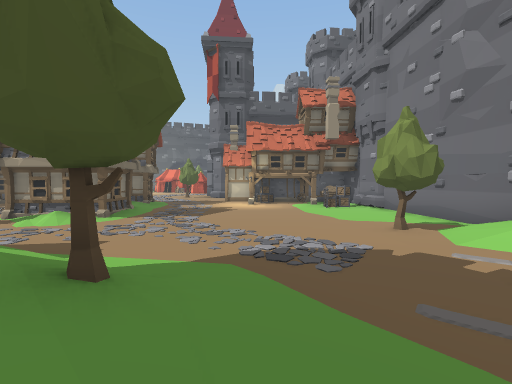
View 1 (above)

24 first-person views from a walk through a Unity game level. The camera is 1.3 m above the floor, tilts 2° down and sees 85° across. The floor is counted in squares, 2 m on a side. Each view is taken from the middle of a square. On the plan, view 1 faces up. The plan holds only what a view shows up to about 9 squares ahead; the rest is blank. The place goes on beyond the plan. The player character is not drawn. Some surface patterns are stand-ins.

View 2
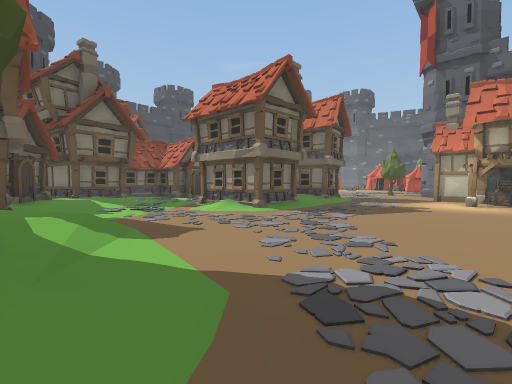

View 3
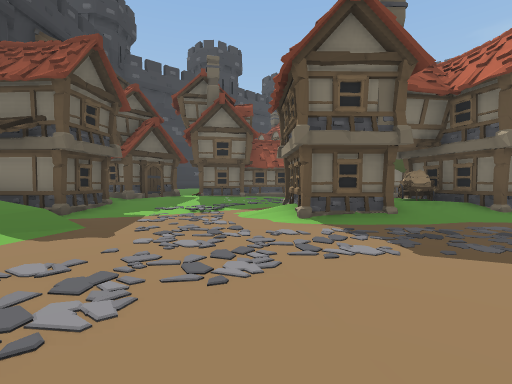

View 4
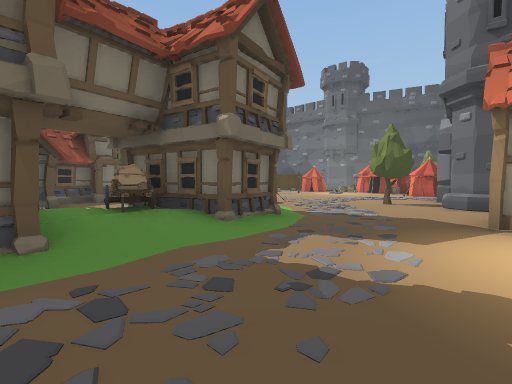

View 5
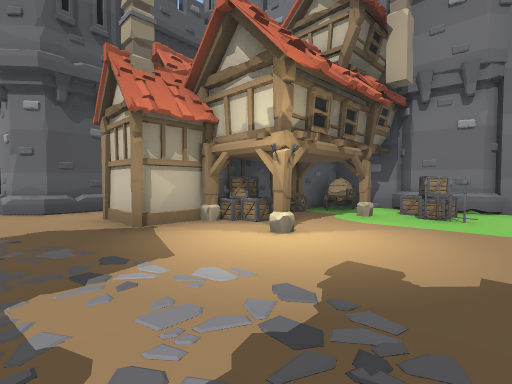

View 6
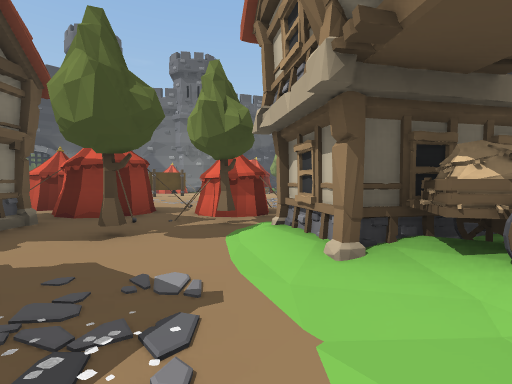

View 7
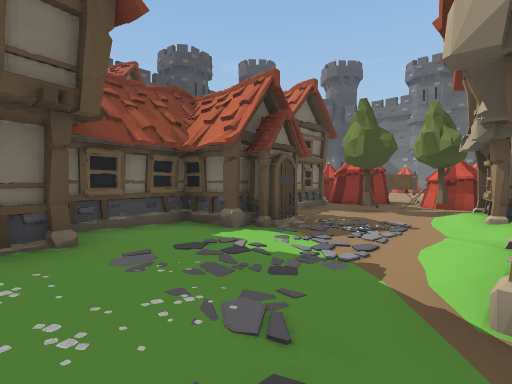

View 8
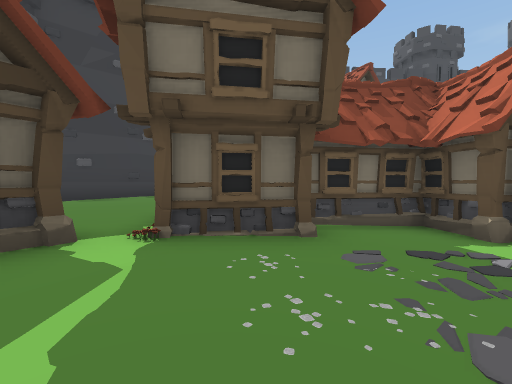

View 9
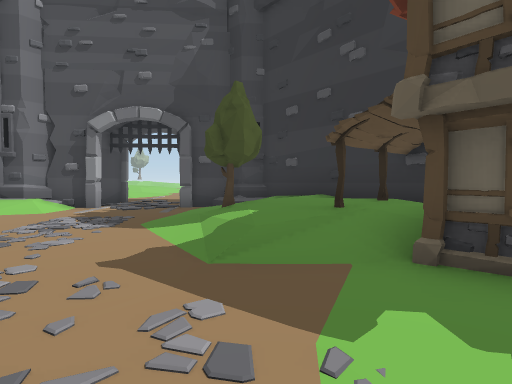

View 10
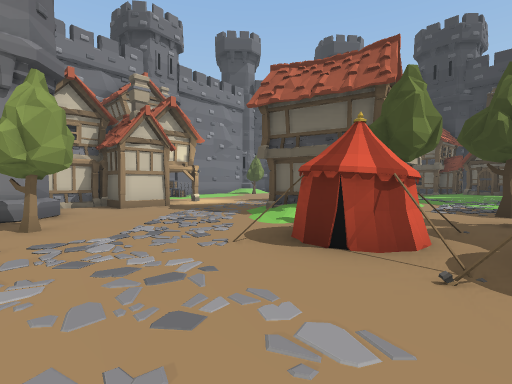

View 11
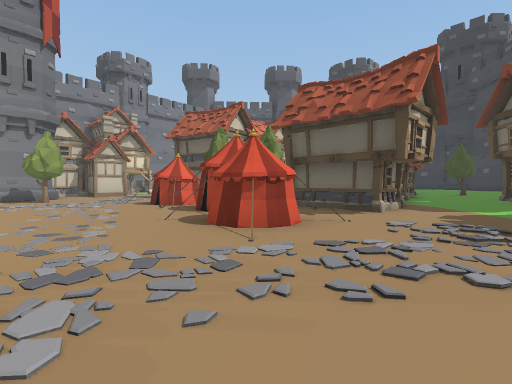

View 12
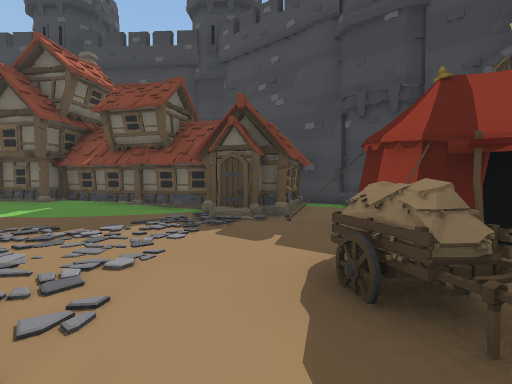

View 13
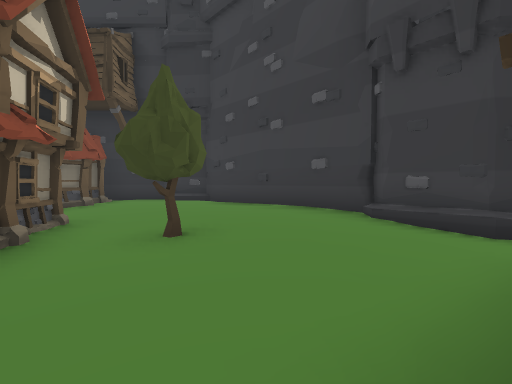

View 14
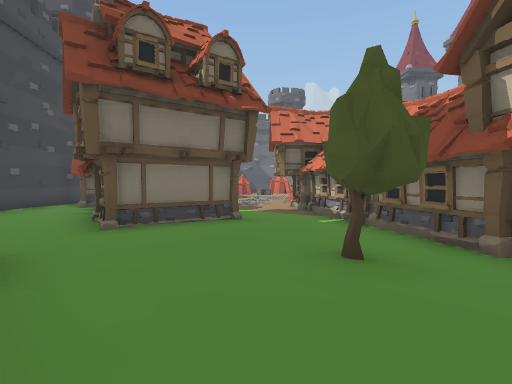

View 15
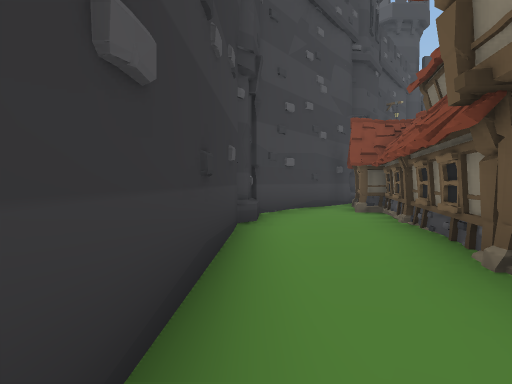

View 16
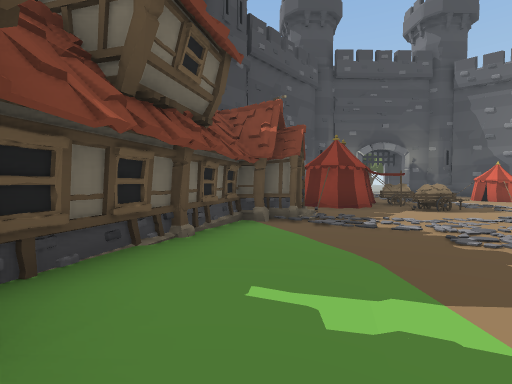

View 17
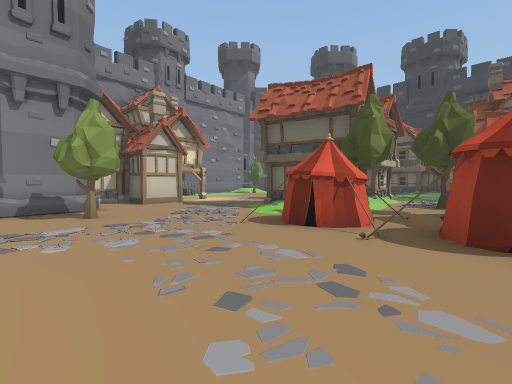

View 18
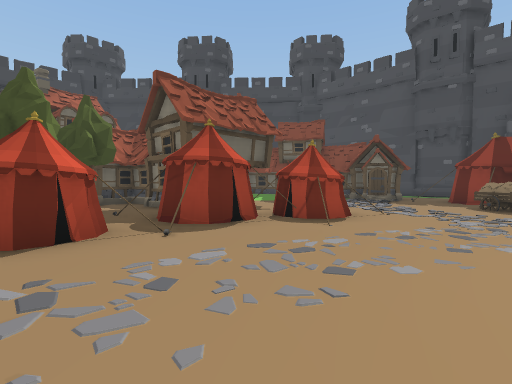

View 19
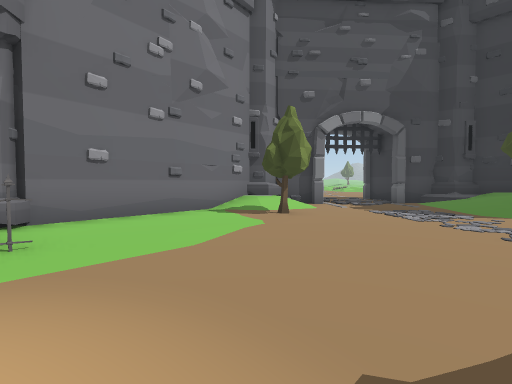

View 20
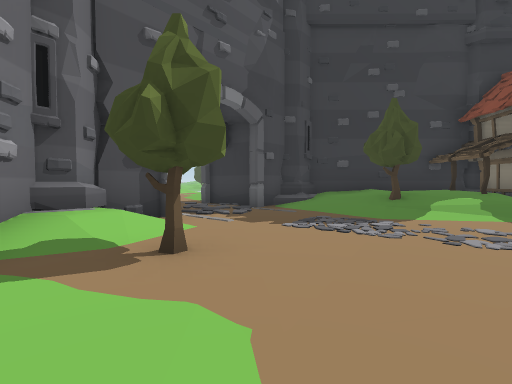

View 21
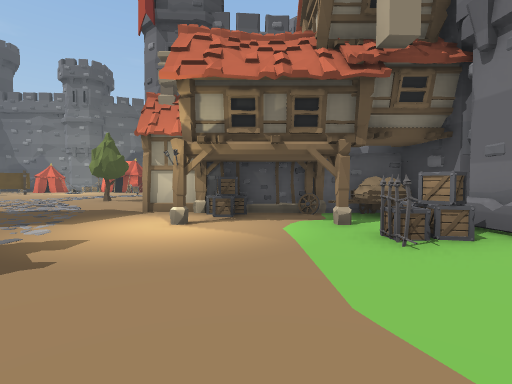

View 22
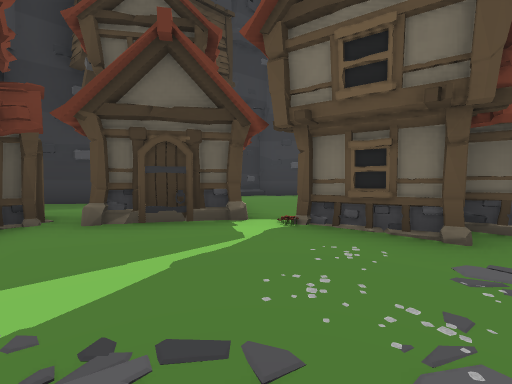

View 23
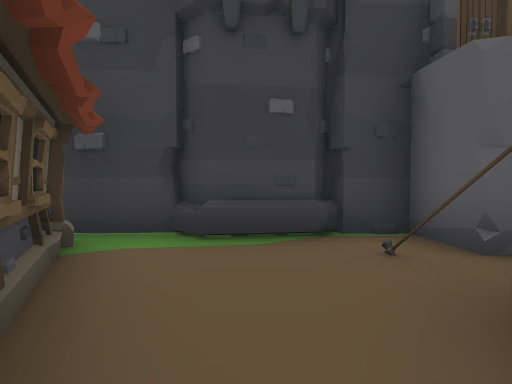

View 24
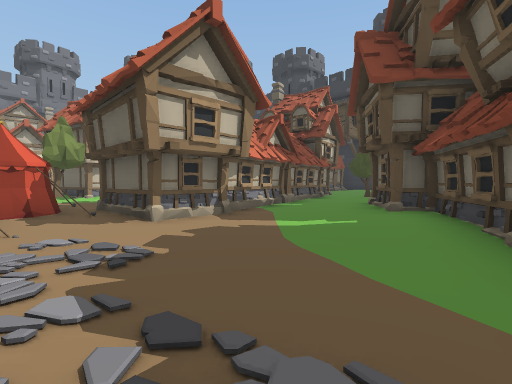

### Floor plan
Key: @ floor where view 1 was taken; # wall or solid block; . main floor; : floor 0.25 m higher than the main floor; + floor 0.5 m higher than the main floor; * floor 0.75 m higher than the main floor; / step, stairs or slope; C crate; H house; T tree; F flower; W tower; E fence; N tent; O other object.
Columns run from 21 left of view 1 to 6 right of it. Each row starts with its distance up from view 1.
 18    #OO............OO
 17 #####O...........T.# O
 16 W###...............###HH
 15 W........NN..........#HH
 14 ..##.....N###NN.....###O
 13 ####......###NN.....#CCO##
 12 ####.....HH...T:H....C..O#
 11 #.###....HH.T.:H:H...O.OCW
 10 #.:##::..##....HH:.....CEW#
  9 W.:###::.####O.:+:......C.WW
  8 #.::##H::####O.HHH........#
  7 ##.:HHH:::##::.HHH........#
  6  ##:::+:::##:OF...........#W
  5    W/:++T:##HOF.:.......T:W
  4    W#/++::HHOO::.........+#
  3     ##+++::::#::..//.....##
  2      ##++++: ##HH/**T:....#
  1       ##++++##HH:*H*T:....
  0        ##W++## WW*H**@WW#.
 -1         #########W####W #

Where each view was taken, in squares from view 1:
view 1: 0 up, 0 right, facing up
view 2: 2 up, 1 right, facing up-left
view 3: 6 up, 1 right, facing left
view 4: 8 up, 1 left, facing up-left
view 5: 9 up, 3 left, facing up-right
view 6: 8 up, 7 left, facing up
view 7: 5 up, 6 left, facing up-left
view 8: 5 up, 6 left, facing left
view 9: 5 up, 5 left, facing down-right
view 10: 17 up, 9 left, facing down-right
view 11: 18 up, 15 left, facing down-right
view 12: 18 up, 14 left, facing down-left
view 13: 8 up, 14 left, facing down
view 14: 2 up, 14 left, facing up
view 15: 5 up, 17 left, facing up-left
view 16: 9 up, 14 left, facing up-left
view 17: 18 up, 10 left, facing down-right
view 18: 18 up, 7 left, facing down-left
view 19: 10 up, 1 left, facing down-right
view 20: 8 up, 2 right, facing down
view 21: 7 up, 1 right, facing up
view 22: 6 up, 6 left, facing down-left
view 23: 15 up, 18 left, facing left
view 24: 14 up, 17 left, facing down-right
